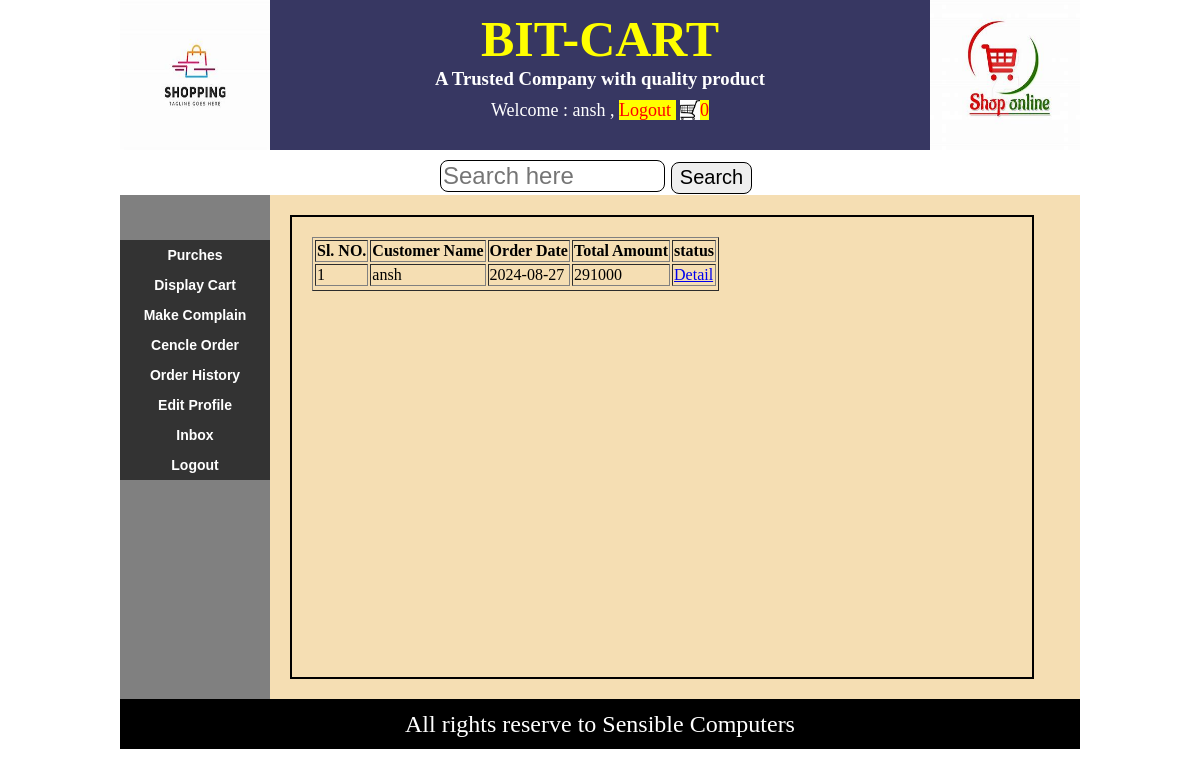
Screenshot of /displayOrderMasterForCancleUser.php (signed in) with the database file from the repository.
### tables this page shows
CREATE TABLE `order_master` (
  `order_id` int(11) NOT NULL,
  `user_name` varchar(40) NOT NULL,
  `order_date` date NOT NULL,
  `total_amnt` float NOT NULL,
  `order_status` varchar(30) NOT NULL,
  `last_update_date` date NOT NULL
);

### displayOrderMasterForCancleUser.php (the view, shortened to what this page needs)
<?php @session_start();
  if(isset($_SESSION["uname"]) && $_SESSION["utype"]='user')
{
  include("header.php");
?>
<div id="content">
<div id="leftSide">
<?php
  include("userMenu.php");
?>
</div>
<div id="rightSide">
<?php
include("dbconnect.php");
$usr=$_SESSION["uname"];
$Order=mysqli_query($con,"select * from order_master where user_name='$usr' and(order_status='Transit' or order_status='Dispatched') order by order_id desc") or die("error");
echo("<div id='mylist'>");
echo("<table border='1'>");
echo("<tr>");
echo("<th>Sl. NO.</th>");
echo("<th>Customer Name</th>");
echo("<th>Order Date</th>");
echo("<th>Total Amount</th>");
echo("<th>status</th>");
echo("</tr>");
$cnt=0;
while($row=mysqli_fetch_array($Order))
{
  $cnt++;
  $id=$row["order_id"];
  echo("<tr>");
  echo("<td>");
  echo($cnt);
  echo("</td>");
  echo("<td>");
  echo($row["user_name"]);
  echo("</td>");
  echo("<td>");
  echo($row["order_date"]);
  echo("</td>");
  echo("<td>");
  echo($row["total_amnt"]);
  echo("</td>");
  echo("<td>");
  echo("<a href='displayOredrDetailForCancleUser.php?id=$id'>Detail</a>");
  echo("</td>");
}
echo("</table>");
echo("</div>");;
?>
</div>
</div>
<?php
  include("footer.php");
}
else
{
  header("location:loginForm.php");
}
?>

### css/style.css (style rules this page uses)
body { margin: 0px; padding: 0px; }
#content { min-height: 450px; background-color: rgb(207, 201, 188); margin-top: 5px; }
#leftSide { min-height: 450px; background-color: gray; width: 150px; display: table-cell; }
#rightSide { min-height: 450px; background-color: wheat; width: 810px; display: table-cell; }
#mylist { margin: 20px; padding: 20px; border: 2px solid black; width: 700px; height: 420px; overflow: scroll; }

### rows the page displays
order_master: user_name "ansh", order_date "2024-08-27", total_amnt "291000"

### other values shown
$_SESSION["uname"] "ansh"
$cnt "0"
